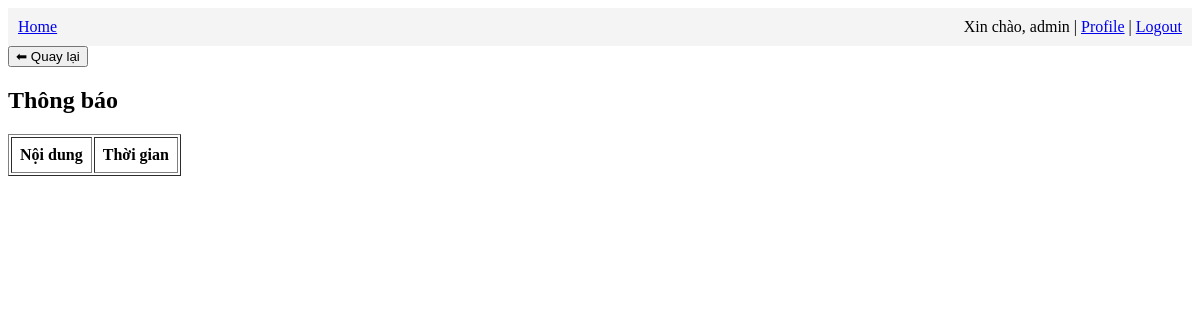
Before: /admin/notifications (signed in) with the older database file.
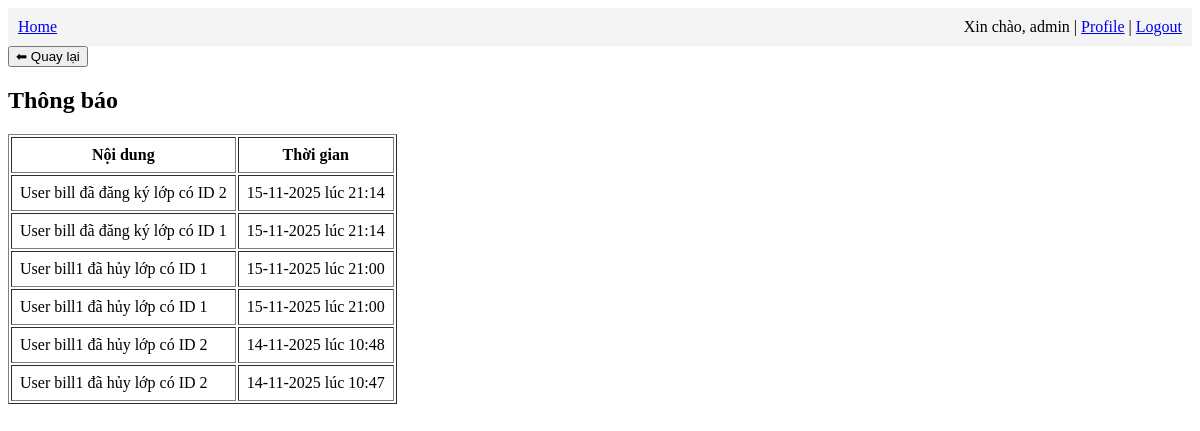
After: the same page with the newer database file.
### app/models.py (models this page shows, shortened)
class User(UserMixin, db.Model):
    id: so.Mapped[int] = so.mapped_column(primary_key=True)
    username: so.Mapped[str] = so.mapped_column(sa.String(64), index=True,unique=True)
    email: so.Mapped[str] = so.mapped_column(sa.String(120), index=True,unique=True)
    password_hash: so.Mapped[Optional[str]] = so.mapped_column(sa.String(256))
    role = db.Column(db.String(20), default=Role.MEMBER)

class Notification(db.Model):
    id = db.Column(db.Integer, primary_key=True)
    message = db.Column(db.String(255), nullable=False)
    is_read = db.Column(db.Boolean, default=False)
    timestamp = db.Column(db.DateTime, default=datetime.utcnow)
    @property
    def timestamp_vn(self):
        return self.timestamp + timedelta(hours=7)

### app/admin/routes.py (the view)
    def wrapper(*args, **kwargs):
        if current_user.role != "admin":
            flash("Bạn không có quyền truy cập.")
            return redirect(url_for("main.index"))
        return func(*args, **kwargs)

### app/admin/routes.py (called while the page is built)
def admin_required(func):
    def wrapper(*args, **kwargs):
        if current_user.role != "admin":
            flash("Bạn không có quyền truy cập.")
            return redirect(url_for("main.index"))
        return func(*args, **kwargs)
    wrapper.__name__ = func.__name__
    return wrapper

@bp.route('/notifications')
@login_required
@admin_required
def notifications():
    notes = Notification.query.order_by(Notification.timestamp.desc()).all()
    return render_template('admin/notifications.html', notes=notes)

### app/models.py (called while the page is built)
@login.user_loader
def load_user(id):
    return db.session.get(User, int(id))

### app/admin/templates/admin/notifications.html (shortened to what this page needs)
{% extends "base.html" %}
{% block content %}
    <h2>Thông báo</h2>
    <table border="1" cellpadding="8">
        <tr>
            <th>Nội dung</th>
            <th>Thời gian</th>
        </tr>
        {% for n in notes %}
        <tr>
            <td>{{ n.message }}</td>
            <td>{{ n.timestamp_vn.strftime("%d-%m-%Y lúc %H:%M") }}</td>
        </tr>
        {% endfor %}
    </table>
{% endblock %}

### app/templates/base.html (shortened to what this page needs)
<!DOCTYPE html>
<html lang="en">
<head>
  <link rel="stylesheet" href="{{ url_for('static', filename='styles.css') }}">
</head>
<body>
  <nav style="background-color: #f4f4f4; padding: 10px;">
    <a href="{{ url_for('main.dashboard') }}">Home</a>
    {% if current_user.is_authenticated %}
    <div style="float: right;">
        <span>Xin chào, {{ current_user.username }} | </span>
        <a href="{{ url_for('main.profile') }}">Profile</a> |
        <a href="{{ url_for('auth.logout') }}">Logout</a>
    </div>
    {% endif %}
</nav>
  <div class="container">
    <button onclick="window.history.back()" class="btn-back">⬅ Quay lại</button>
    {% block content %}{% endblock %}
  </div>
</body>
</html>

Changed rows visible on the page:
added Notification: message "User bill đã đăng ký lớp có ID 2", timestamp_vn "15-11-2025 lúc 21:14"
added Notification: message "User bill đã đăng ký lớp có ID 1", timestamp_vn "15-11-2025 lúc 21:14"
added Notification: message "User bill1 đã hủy lớp có ID 1", timestamp_vn "15-11-2025 lúc 21:00"
added Notification: message "User bill1 đã hủy lớp có ID 1", timestamp_vn "15-11-2025 lúc 21:00"
added Notification: message "User bill1 đã hủy lớp có ID 2", timestamp_vn "14-11-2025 lúc 10:48"
added Notification: message "User bill1 đã hủy lớp có ID 2", timestamp_vn "14-11-2025 lúc 10:47"
